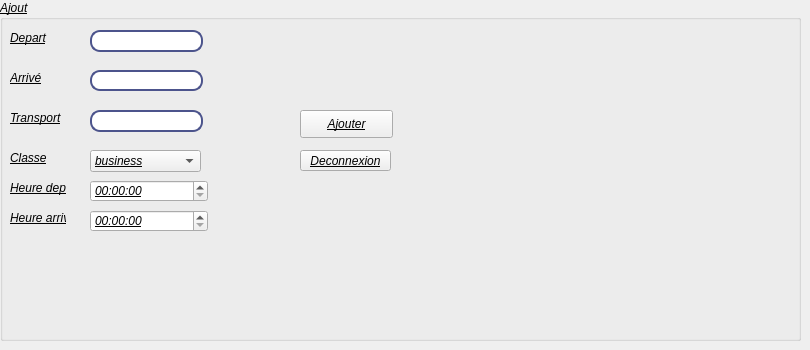
      <widget class="QWidget" name="tab_5">
       <attribute name="title">
        <string>ajouter</string>
       </attribute>
       <widget class="QGroupBox" name="groupBox_2">
        <property name="geometry">
         <rect>
          <x>0</x>
          <y>0</y>
          <width>801</width>
          <height>341</height>
         </rect>
        </property>
        <property name="font">
         <font>
          <italic>true</italic>
          <underline>true</underline>
         </font>
        </property>
        <property name="title">
         <string>Ajout</string>
        </property>
        <widget class="QLabel" name="label_2">
         <property name="geometry">
          <rect>
           <x>10</x>
           <y>30</y>
           <width>56</width>
           <height>16</height>
          </rect>
         </property>
         <property name="font">
          <font>
           <italic>true</italic>
          </font>
         </property>
         <property name="text">
          <string>Depart</string>
         </property>
        </widget>
        <widget class="QLabel" name="label_3">
         <property name="geometry">
          <rect>
           <x>10</x>
           <y>70</y>
           <width>56</width>
           <height>16</height>
          </rect>
         </property>
         <property name="font">
          <font>
           <italic>true</italic>
          </font>
         </property>
         <property name="text">
          <string>Arrivé</string>
         </property>
        </widget>
        <widget class="QLabel" name="label_4">
         <property name="geometry">
          <rect>
           <x>10</x>
           <y>110</y>
           <width>56</width>
           <height>16</height>
          </rect>
         </property>
         <property name="font">
          <font>
           <italic>true</italic>
          </font>
         </property>
         <property name="text">
          <string>Transport</string>
         </property>
        </widget>
        <widget class="QLabel" name="label_7">
         <property name="geometry">
          <rect>
           <x>10</x>
           <y>150</y>
           <width>56</width>
           <height>16</height>
          </rect>
         </property>
         <property name="font">
          <font>
           <italic>true</italic>
          </font>
         </property>
         <property name="text">
          <string>Classe</string>
         </property>
        </widget>
        <widget class="QLabel" name="label_8">
         <property name="geometry">
          <rect>
           <x>10</x>
           <y>180</y>
           <width>56</width>
           <height>16</height>
          </rect>
         </property>
         <property name="font">
          <font>
           <italic>true</italic>
          </font>
         </property>
         <property name="text">
          <string>Heure depart</string>
         </property>
        </widget>
        <widget class="QLabel" name="label_9">
         <property name="geometry">
          <rect>
           <x>10</x>
           <y>210</y>
           <width>56</width>
           <height>16</height>
          </rect>
         </property>
         <property name="font">
          <font>
           <italic>true</italic>
          </font>
         </property>
         <property name="text">
          <string>Heure arrive</string>
         </property>
        </widget>
        <widget class="QLineEdit" name="le_depart">
         <property name="geometry">
          <rect>
           <x>90</x>
           <y>30</y>
           <width>113</width>
           <height>22</height>
          </rect>
         </property>
         <property name="styleSheet">
          <string notr="true">QLineEdit{

border: 2px solid rgb(76,84,140);

border-radius: 10px;

color: #FFF;

padding-left:20px;

padding-right:20px;

background-color:rgb(255 255, 255)

}

QLineEdit:hover{

border:2px sold ;

color: rgb(255, 0, 0);

}

QLineEdit:focus{

border:20px sold rgb(0, 0, 0);

background-color:rgb(131,131,131);

}



</string>
         </property>
         <property name="text">
          <string/>
         </property>
        </widget>
        <widget class="QLineEdit" name="le_arrive">
         <property name="geometry">
          <rect>
           <x>90</x>
           <y>70</y>
           <width>113</width>
           <height>21</height>
          </rect>
         </property>
         <property name="styleSheet">
          <string notr="true">QLineEdit{

border: 2px solid rgb(76,84,140);

border-radius: 10px;

color: #FFF;

padding-left:20px;

padding-right:20px;

background-color:rgb(255 255, 255)

}

QLineEdit:hover{

border:2px sold ;

color: rgb(255, 0, 0);

}

QLineEdit:focus{

border:20px sold rgb(0, 0, 0);

background-color:rgb(131,131,131);

}



</string>
         </property>
         <property name="text">
          <string/>
         </property>
        </widget>
        <widget class="QLineEdit" name="le_transport">
         <property name="geometry">
          <rect>
           <x>90</x>
           <y>110</y>
           <width>113</width>
           <height>22</height>
          </rect>
         </property>
         <property name="styleSheet">
          <string notr="true">QLineEdit{

border: 2px solid rgb(76,84,140);

border-radius: 10px;

color: #FFF;

padding-left:20px;

padding-right:20px;

background-color:rgb(255 255, 255)

}

QLineEdit:hover{

border:2px sold ;

color: rgb(255, 0, 0);

}

QLineEdit:focus{

border:20px sold rgb(0, 0, 0);

background-color:rgb(131,131,131);

}



</string>
         </property>
         <property name="text">
          <string/>
         </property>
        </widget>
        <widget class="QPushButton" name="bouton_ajouter">
         <property name="geometry">
          <rect>
           <x>300</x>
           <y>110</y>
           <width>93</width>
           <height>28</height>
          </rect>
         </property>
         <property name="font">
          <font>
           <italic>true</italic>
          </font>
         </property>
         <property name="text">
          <string>Ajouter</string>
         </property>
        </widget>
        <widget class="QTimeEdit" name="timeEdit">
         <property name="geometry">
          <rect>
           <x>90</x>
           <y>210</y>
           <width>118</width>
           <height>22</height>
          </rect>
         </property>
        </widget>
        <widget class="QTimeEdit" name="timeEdit_2">
         <property name="geometry">
          <rect>
           <x>90</x>
           <y>180</y>
           <width>118</width>
           <height>22</height>
          </rect>
         </property>
        </widget>
        <widget class="QComboBox" name="comboBox">
         <property name="geometry">
          <rect>
           <x>90</x>
           <y>150</y>
           <width>111</width>
           <height>22</height>
          </rect>
         </property>
         <item>
          <property name="text">
           <string>business</string>
          </property>
         </item>
         <item>
          <property name="text">
           <string>economy</string>
          </property>
         </item>
        </widget>
        <widget class="QPushButton" name="pushButton_12">
         <property name="geometry">
          <rect>
           <x>300</x>
           <y>150</y>
           <width>91</width>
           <height>21</height>
          </rect>
         </property>
         <property name="font">
          <font>
           <italic>true</italic>
           <underline>true</underline>
          </font>
         </property>
         <property name="text">
          <string>Deconnexion</string>
         </property>
        </widget>
       </widget>
      </widget>
